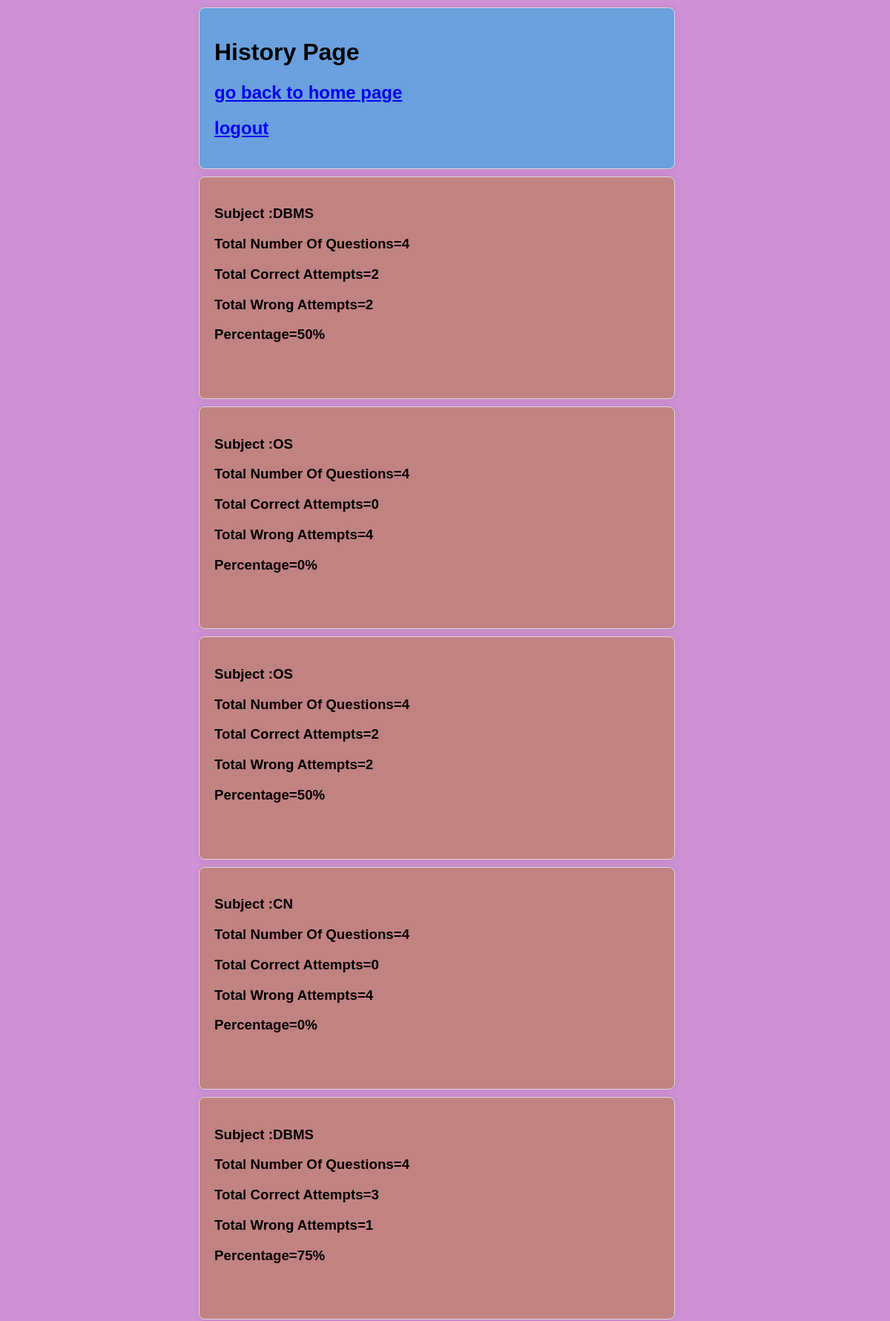
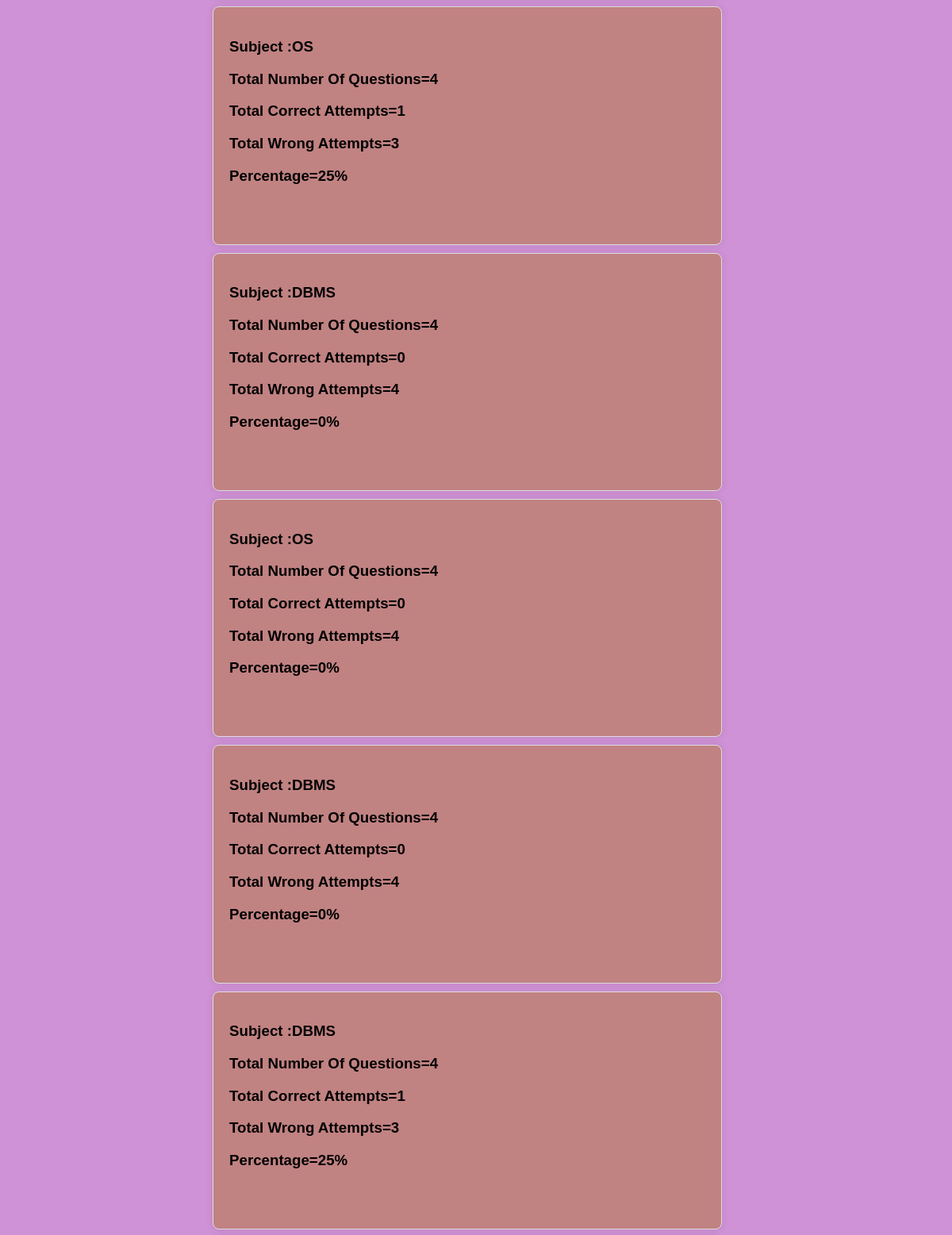
The app's page /ots/test_history (signed in, upper part) with its own data (2 pictures, top to bottom).
### online_test/models.py (models this page shows)
class Test_history(models.Model):
    test_id=models.BigAutoField(auto_created=True,primary_key=True)
    username=models.ForeignKey(User,on_delete=models.CASCADE)
    subject=models.CharField(max_length=25,default='')
    total=models.IntegerField()
    correct=models.IntegerField()
    wrong=models.IntegerField()
    percentage=models.IntegerField()

### online_test/views.py (the view)
# urls.py: path("test_history",views.test_history,name='test_history'),
def test_history(request):
    username=request.session.get('username')
    history=Test_history.objects.filter(username=username)
    context={
        'history':history
    }
    template=loader.get_template("test_history.html")
    res=template.render(context,request)
    return HttpResponse(res)

### online_test/templates/test_history.html (shortened to what this page needs)
<!DOCTYPE html>
<html lang="en">
<head>
</head>
<body style="background-color: rgb(208, 146, 214);">
    <div class="main">
        <h1>History Page</h1>
        <h2><a href="{% url 'user:homepage' %}">go back to home page</a><br></h2>
        <h2><a href="{% url 'user:logout' %}">logout</a></h2>
    </div>
    {% for e in history %}
    <div class="card">
    <h3>Subject :{{e.subject}}</h3>
    <h3>Total Number Of Questions={{e.total}}</h3>
    <h3>Total Correct Attempts={{e.correct}}</h3>
    <h3>Total Wrong Attempts={{e.wrong}}</h3>
    <h3>Percentage={{e.percentage}}%</h3><br><br>
    </div>
    {% endfor %}
</body>
</html>

### online_test/templates/test_history.html (style rules this page uses)
.card { font-family: Arial, sans-serif; position:relative; left:250px; background-color: #c18282; border: 1px solid #ddd; border-radius: 8px; padding: 20px; margin: 10px; width: 600px; box-shadow: 0 0 10px rgba(0, 0, 0, 0.1); transition: transform 0.3s; }
.main { font-family: Arial, sans-serif; position:relative; left:250px; background-color: #6aa0de; border: 1px solid #ddd; border-radius: 8px; padding: 20px; margin: 10px; width: 600px; box-shadow: 0 0 10px rgba(0, 0, 0, 0.1); transition: transform 0.3s; }

### records on screen
Test_history: subject "DBMS", total "4", correct "2", wrong "2", percentage "50"
Test_history: subject "OS", total "4", correct "0", wrong "4", percentage "0"
Test_history: subject "OS", total "4", correct "2", wrong "2", percentage "50"
Test_history: subject "CN", total "4", correct "0", wrong "4", percentage "0"
Test_history: subject "DBMS", total "4", correct "3", wrong "1", percentage "75"
Test_history: subject "OS", total "4", correct "1", wrong "3", percentage "25"
Test_history: subject "DBMS", total "4", correct "0", wrong "4", percentage "0"
Test_history: subject "OS", total "4", correct "0", wrong "4", percentage "0"
Test_history: subject "DBMS", total "4", correct "0", wrong "4", percentage "0"
Test_history: subject "DBMS", total "4", correct "1", wrong "3", percentage "25"
